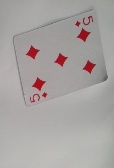
#> input picture workspace/datasets/raw_cards/cards_dataset/diamonds/img_103.jpg, 114 x 168 px, given in place of the camera
$ python main.py   (older library calls are emulated)
#> lines starting #> are read from the running program, lines starting #| are printed output that depends on the picture; after the words box and inside, x2 and y2 are one past the last pixel; in counts of white or black regions, pixels touching at a corner belong together
### workspace/scripts/vector_illustration_processing/pi_point.py
#!/usr/bin/env python
from __future__ import division

import cv2
import sys
import math

class Point(object):
	def __init__(self, x=0, y=0, z=0):
		self.x = 0.00
		self.y = 0.00
		self.z = 0.00
		self.r = 0.00
		self.theta = 0.00
		self.point = []
		self.point_polar = []

		self.x = x
		self.y = y
		self.z = z

		self.calculate()

	def __repr__(self):
		return self.__str__()

	def __str__(self):
		return str(self.get_as_dictionary())

	def __add__(self, other):
		return self.add(other)

	def __sub__(self, other):
		return self.sub(other)

	def __mul__(self, other):
		return self.mul(other)

	def __div__(self, other):
		return self.div(other)

	def __pow__(self, other):
		return self.pow(other)

	def __eq__(self, other):
		return self.eq(other)

	def __lt__(self, other):
		return self.lt(other)

	def __gt__(self, other):
		return self.gt(other)

	# [111 lines left out: functions isinf, isnan, add, sub, mul, div and 10 more, not called in this run]

	def get_absolute(self):
		return Point(x=abs(self.x), y=abs(self.y), z=abs(self.z))

	def get_as_polar(self):
		pass

	def calculate(self):
		self.r = math.sqrt(pow(self.x, 2) + pow(self.y, 2))
		self.theta = math.atan2(self.y, self.x)

		self.point = [
			self.x,
			self.y
		]

		self.point_polar = [
			self.r,
			self.theta
		]

		return True

	# [32 lines left out: functions set_zero, set_inf, set_nan, not called in this run]

	def draw(self, image, color=(255, 255, 255), dot_width=1):
		cv2.circle(image, (int(self.x), int(self.y)), dot_width, color, -1)
		return image


def test_point():
	point = Point(x=0)
	print ("point = ", point.get_as_dictionary())

# [5 lines that do not run on import are left out]

### workspace/scripts/tmp/card_recognition/main.py
#!/usr/bin/env python
from __future__ import division

#\\Chibuike\\Projects\Clients\MiddlesexUniversity\4th Year 2018\AdvancedRobotics\ImageRecognition\card_recognition>
#\\Chibuike\\Projects\\Clients\\MiddlesexUniversity\\4th Year 2018\\AdvancedRobotics\\ImageRecognition\\card_recognition>

import os,sys,inspect
sys.path.insert(0,"D:\\Chibuike\\Projects\\Myself\\Python\\Python27\\vector_illustration_processing")
# sys.path.insert(0,"/mnt/d/Chibuike/Projects/Myself/Python/Python27/vector_illustration_processing")

from matplotlib import pyplot as plt
from PIL import Image
import pytesseract
import numpy as np
import math
import cv2
import random
import time

import pi_point
import pi_line
import pi_path

font = cv2.FONT_HERSHEY_SIMPLEX

# [23 lines of commented-out code are left out]

# [40 lines left out: functions read_text, get_contour_color_from_image, not called in this run]
    # return (0, 0, 0)


def approx_contour(contour, resolution=0.001):
    epsilon = resolution*cv2.arcLength(contour,True)
    return cv2.approxPolyDP(contour,epsilon,True)

# [86 lines left out: functions process_contours, draw_paths, not called in this run]

cap = cv2.VideoCapture(0)

while (True):
    ret, frame = cap.read()
#> frame is the input picture: shape (168, 114, 3); mean B, G, R 161.2, 162.9, 167.8

    ih, iw, _ = frame.shape
#> ih = 168; iw = 114
    nh = int(ih / 1.5)
#> nh = 112

    nw = (nh * 5.5) / 8.5
#> nw = 72.47
    offset = int((iw - nw) / 2.0)
#> offset = 20
    nw = int(nw)
#> nw = 72

    frame = frame[0:nh,offset:offset+nw,:]
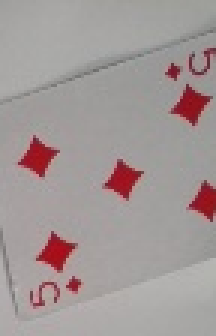
#> frame: shape (112, 72, 3) (shown 3 times larger); mean B, G, R 151.4, 152.1, 162.5
    processed_frame = frame.copy()

    gray_frame = cv2.cvtColor(frame, cv2.COLOR_BGR2GRAY)
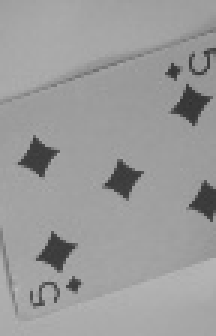
#> gray_frame: shape (112, 72) (shown 3 times larger); min 49, max 186, mean 155.1
    gray_frame = cv2.GaussianBlur(gray_frame, (5, 5), 0)
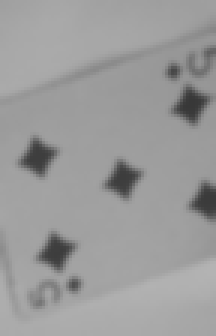
#> gray_frame: shape (112, 72) (shown 3 times larger); min 56, max 179, mean 155.1

    new_frame = gray_frame.copy()
    new_frame[:,:] = 0
#> new_frame: shape (112, 72); every value is 0

    gray_mean  = int(np.mean(gray_frame.ravel()))
#> gray_mean = 155
    ret, gray_th  = cv2.threshold(gray_frame  , gray_mean , 255, cv2.THRESH_BINARY)
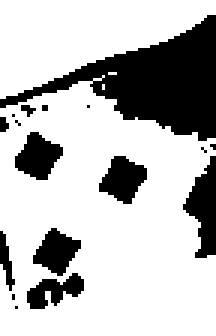
#> gray_th: shape (112, 72) (shown 3 times larger); 73.9% white; 17 black regions (10 under 20 px), largest, box (x1, y1, x2, y2) and area: (0, 5, 72, 47) 1204, (61, 52, 72, 86) 215, (33, 52, 49, 68) 162
#> ret = 155

    kernel = np.ones((3,3),np.uint8)
    gray_th = cv2.erode(gray_th, kernel, iterations = 1)
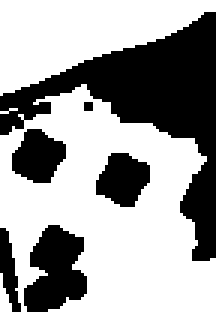
#> gray_th: shape (112, 72) (shown 3 times larger); 65.1% white; 6 black regions (1 under 20 px)

    _, contours, hierarchy = cv2.findContours(gray_th, cv2.RETR_TREE, cv2.CHAIN_APPROX_SIMPLE)
#> contours = 7 contours, 2 with area under 20; largest, box (x1, y1, x2, y2) and area: (0, 28, 72, 112) 4640, (0, 0, 72, 32) 1236, (7, 74, 30, 105) 462, (31, 50, 51, 70) 256, (3, 42, 23, 62) 254
    # cv2.drawContours(frame, contours, -1, (0,255,0), 3)

    cv2.imshow('frame', frame)
    # cv2.imshow('gray_th', gray_th)
    key = cv2.waitKey(1) & 0xFF
#> (key q is pressed here)
    if key == ord('q'):
        break
    elif key == ord('h'):
        plt.hist(new_frame.ravel(),256,[0,256]); plt.show()
    elif key == ord('a'):
        p = process_contours(contours, frame, processed_frame)
        # processed_frame = draw_paths(processed_frame, p)
        cv2.imshow('pframe', processed_frame)


cap.release()
cv2.destroyAllWindows()

$ run again, on workspace/datasets/raw_cards/cards_dataset/diamonds/img_108.jpg
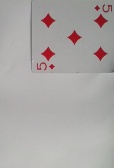
#> input picture workspace/datasets/raw_cards/cards_dataset/diamonds/img_108.jpg, 114 x 168 px, given in place of the camera
#> frame is the input picture: shape (168, 114, 3); mean B, G, R 166.3, 167.7, 171.5
#> frame: shape (112, 72, 3)
#> `gray_frame = cv2.GaussianBlur(gray_frame, (5, 5), 0)`:
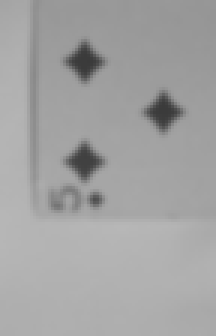
#> gray_frame: shape (112, 72) (shown 3 times larger); min 58, max 183, mean 162.8
#> new_frame: shape (112, 72); every value is 0
#> gray_mean = 162
#> `gray_th = cv2.erode(gray_th, kernel, iterations = 1)`:
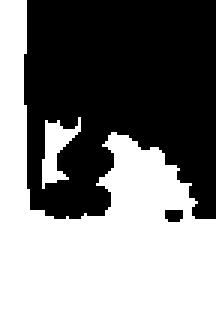
#> gray_th: shape (112, 72) (shown 3 times larger); 52.5% white; 2 black regions
#> contours = 3 contours; box (x1, y1, x2, y2) and area: (0, 0, 72, 112) 3904, (14, 39, 27, 63) 111, (54, 69, 62, 75) 30

$ run again, on workspace/datasets/raw_cards/cards_dataset/diamonds/img_115.jpg
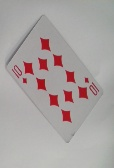
#> input picture workspace/datasets/raw_cards/cards_dataset/diamonds/img_115.jpg, 114 x 168 px, given in place of the camera
#> frame is the input picture: shape (168, 114, 3); mean B, G, R 161.2, 162.4, 169.6
#> frame: shape (112, 72, 3)
#> `gray_frame = cv2.GaussianBlur(gray_frame, (5, 5), 0)`:
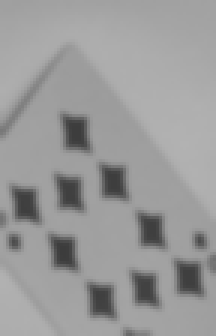
#> gray_frame: shape (112, 72) (shown 3 times larger); min 60, max 178, mean 153.9
#> new_frame: shape (112, 72); every value is 0
#> gray_mean = 153
#> `gray_th = cv2.erode(gray_th, kernel, iterations = 1)`:
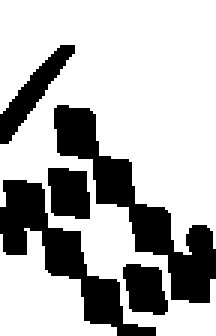
#> gray_th: shape (112, 72) (shown 3 times larger); 71% white; 5 black regions
#> contours = 4 contours; box (x1, y1, x2, y2) and area: (0, 0, 72, 112) 5060, (0, 76, 39, 112) 679, (15, 55, 31, 74) 232, (40, 87, 57, 106) 221
